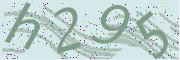
#> input picture captcha-pytesseract/source/5.png, 180 x 60 px
$ python index.py
#> lines starting #> are read from the running program, lines starting #| are printed output that depends on the picture; after the words box and inside, x2 and y2 are one past the last pixel; in counts of white or black regions, pixels touching at a corner belong together
# -*-encoding:utf-8-*-
import pytesseract
from PIL import Image

name = '5.png'

# 四邻域降噪，二值化后，0为黑色，1为白色
def depoint(img):
    pixdata = img.load()
    w,h = img.size
    for y in range(0,h-1):
        for x in range(0,w-1):
            count = 0

            # 白色点直接跳过
            if pixdata[x,y] == 1:
                print('白色')
                continue

            if pixdata[x,y-1] == 1:
                count = count + 1
            if pixdata[x,y+1] == 1:
                count = count + 1
            if pixdata[x-1,y] == 1:
                count = count + 1
            if pixdata[x+1,y] == 1:
                count = count + 1
            # 该点周围白点个数超出阈值，则设为白色
            if count > 2:
                pixdata[x,y] = 1
    return img


def main():
    im = Image.open('source/'+name)
#> im is the input picture: PIL image 180x60 RGBA; mean R, G, B, A 189.5, 209.5, 206.2, 253.4

    #转化到灰度图
    imgry = im.convert('L')

    #二值化，可调整threshold
    threshold = 177
    table = []
    for j in range(256):
        if j < threshold:
            table.append(0)
        else:
            table.append(1)

    out = imgry.point(table, '1')
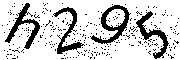
#> out: PIL image 180x60 1; 80.1% white; 281 black regions (277 under 20 px), largest, box (x1, y1, x2, y2) and area: (90, 5, 131, 45) 473, (5, 3, 40, 49) 429, (136, 11, 169, 59) 405, (53, 7, 85, 54) 394
    out.save('temp/two.png')

    out = depoint(out)
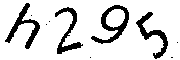
#> out: PIL image 180x60 1; 84.9% white; 10 black regions (6 under 20 px), largest, box (x1, y1, x2, y2) and area: (91, 5, 129, 44) 454, (5, 3, 40, 49) 410, (136, 12, 168, 59) 386, (55, 7, 83, 54) 372
    out = depoint(out)
#> out: PIL image 180x60 1; 85% white; 4 black regions, box (x1, y1, x2, y2) and area: (91, 5, 129, 44) 454, (5, 3, 40, 49) 410, (136, 12, 168, 59) 386, (55, 7, 82, 54) 369

    out.save('temp/'+name)

    text = pytesseract.image_to_string(out)
    print(text)

if __name__ == '__main__':
	main()
#> (the call stopped at in main, `text = pytesseract.image_to_string(out)`: pytesseract is not available in this run)

$ run again, with captcha-pytesseract/source/1.png copied over captcha-pytesseract/source/5.png
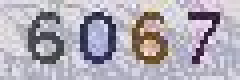
#> input picture captcha-pytesseract/source/1.png, 60 x 20 px (shown 4 times larger)
#> in main, im is the input picture: PIL image 60x20 RGBA; mean R, G, B, A 175.2, 169.9, 180.9, 255
#> in main, `out = imgry.point(table, '1')`:
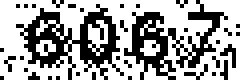
#> out: PIL image 60x20 1 (shown 4 times larger); 63.7% white; black in thin lines or dots
#> in main, `out = depoint(out)`:
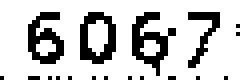
#> out: PIL image 60x20 1 (shown 4 times larger); 78.2% white; black in thin lines or dots, all inside (x1, y1, x2, y2) = (0, 3, 60, 20)
